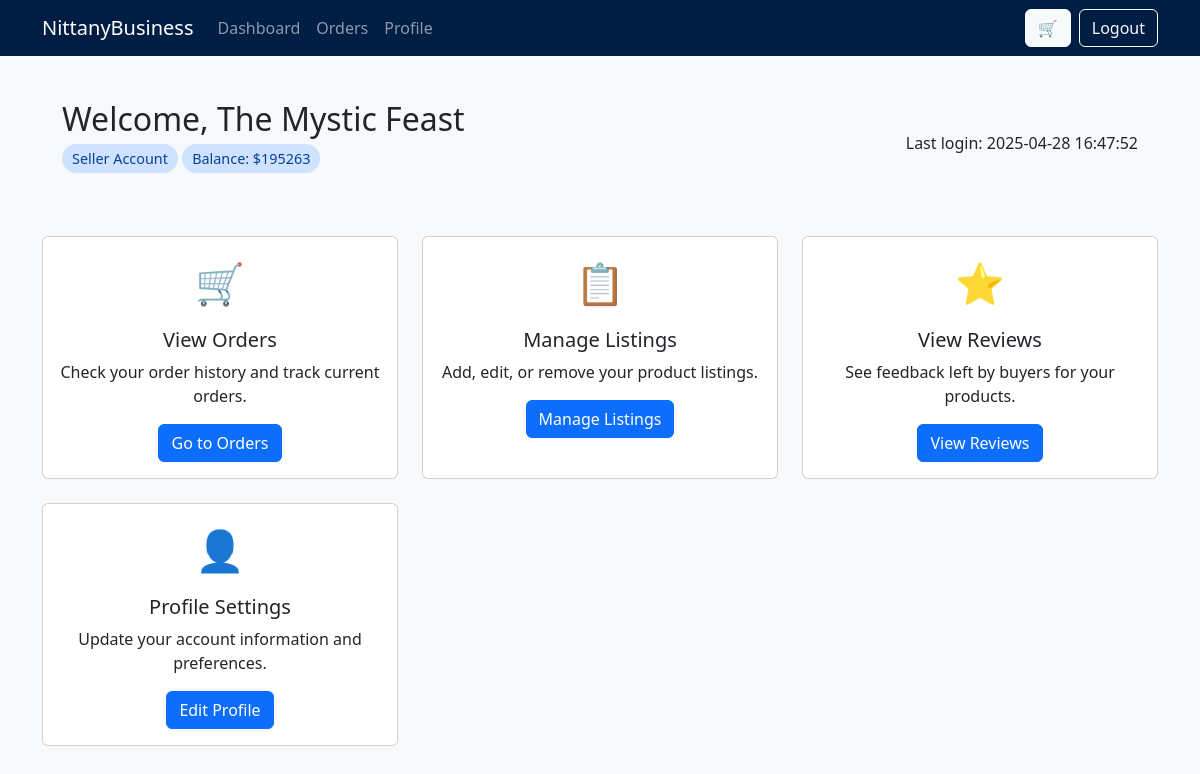
The app's page /dashboard (signed in), older data.
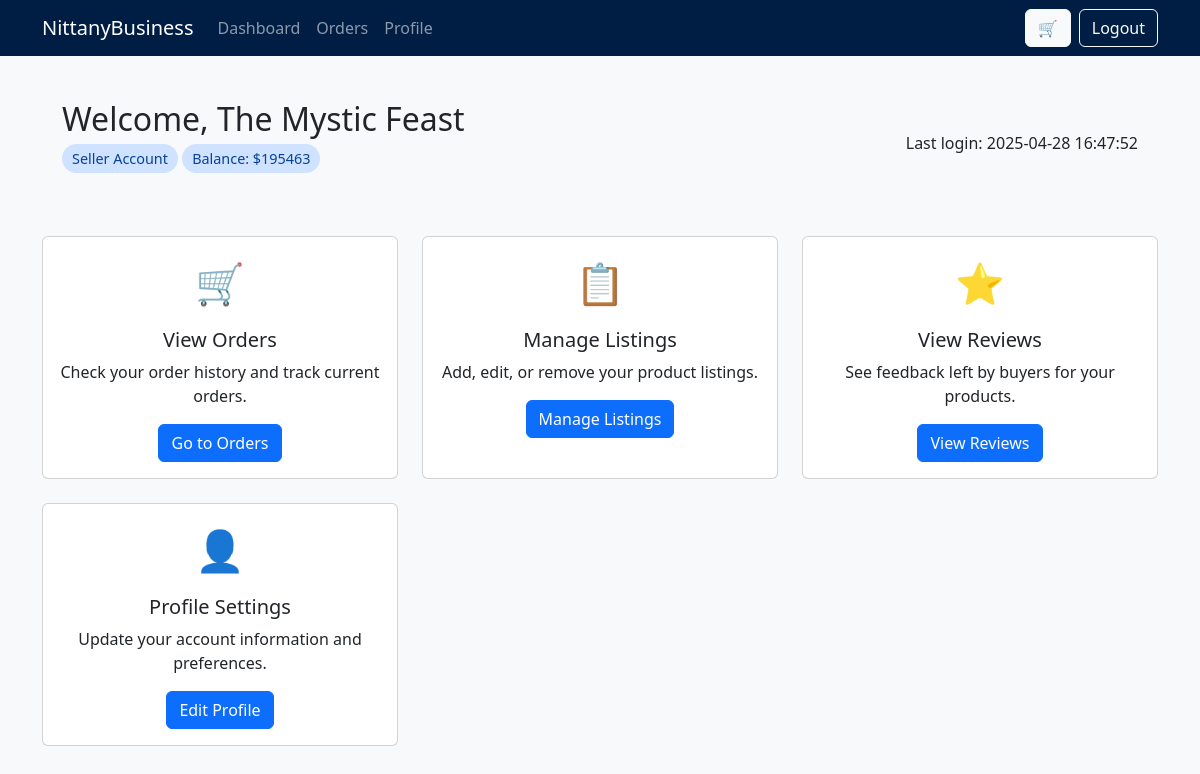
The same page, newer data.
### tables this page shows
CREATE TABLE Sellers (
            email TEXT PRIMARY KEY,
            business_name TEXT NOT NULL,
            business_address_id TEXT NOT NULL,
            bank_routing_number INTEGER NOT NULL,
            bank_account_number INTEGER NOT NULL,
            balance INTEGER NOT NULL,
            FOREIGN KEY (email) REFERENCES Users (email) ON UPDATE CASCADE,
            FOREIGN KEY (business_address_id) REFERENCES Address (address_id)
        );

### V1/nittany-business/app.py (the view)
@app.route('/dashboard')
def dashboard():
    message, success = None, False
    flashed = get_flashed_messages(with_categories=True)
    if flashed:
        success, message = flashed[0]
    if 'user' not in session:
        return redirect(url_for('login'))
    user = session['user']
    if not isinstance(user, dict):
        user = {'name': 'Demo User', 'type': 'buyer', 'last_login': datetime.now().strftime('%Y-%m-%d %H:%M:%S')}
    else:
        user['last_login'] = datetime.now().strftime('%Y-%m-%d %H:%M:%S')
    if (user['type'] == 'Seller'):
        connection = sql.connect(DATABASE)
        cursor = connection.cursor()
        cursor.execute('''
            SELECT (balance)
            FROM Sellers S
            WHERE S.email = ?
            ''', (user['id'],))
        balance = cursor.fetchone()[0]
    else:
        balance = 0
    return render_template('dashboard.html', user=user, message=message, success=success, balance=balance)

### V1/nittany-business/templates/dashboard.html (shortened to what this page needs)
<!DOCTYPE html>
<html lang="en">
<head>
    <link href="https://cdn.jsdelivr.net/npm/bootstrap@5.3.0/dist/css/bootstrap.min.css" rel="stylesheet">
    <link rel="stylesheet" href="{{ url_for('static', filename='css/styles.css') }}">
</head>
<body>
    {% include 'navbar.html' %}
    <div class="container mt-4">
        <div class="user-welcome">
            <div class="d-flex justify-content-between align-items-center">
                <div>
                    <h2>Welcome, {{ user.name }}</h2>
                    <p>
                        {% if user.type == 'Buyer' %}
                        <span class="user-type-badge buyer-badge">Buyer Account</span>
                        {% elif user.type == 'Seller' %}
                        <span class="user-type-badge seller-badge">Seller Account</span>
                        <span class="user-type-badge seller-badge">Balance: ${{ balance }}</span>
                        {% elif user.type == 'Help Desk' %}
                        <span class="user-type-badge helpdesk-badge">HelpDesk Account</span>
                        {% endif %}
                    </p>
                </div>
                <div>
                    <p class="mb-0">Last login: {{ user.last_login }}</p>
                </div>
            </div>
        </div>
        <div class="row row-cols-1 row-cols-md-3 g-4">
            {% if user.type == 'Buyer' or user.type == 'Seller'%}
            <div class="col">
                <div class="card dashboard-card">
                    <div class="card-body text-center">
                        <div class="dashboard-icon">🛒</div>
                        <h5 class="card-title">View Orders</h5>
                        <p class="card-text">Check your order history and track current orders.</p>
                        <a href="{{ url_for('orders') }}" class="btn btn-primary">Go to Orders</a>
                    </div>
                </div>
            </div>
            {% endif %}
            {% if user.type == 'Seller' %}
            <div class="col">
                <div class="card dashboard-card">
                    <div class="card-body text-center">
                        <div class="dashboard-icon">📋</div>
                        <h5 class="card-title">Manage Listings</h5>
                        <p class="card-text">Add, edit, or remove your product listings.</p>
                        <a href="{{ url_for('productListings') }}" class="btn btn-primary">Manage Listings</a>
                    </div>
                </div>
            </div>
            <div class="col">
                <div class="card dashboard-card">
                    <div class="card-body text-center">
                        <div class="dashboard-icon">⭐</div>
                        <h5 class="card-title">View Reviews</h5>
                        <p class="card-text">See feedback left by buyers for your products.</p>
                        <a href="{{ url_for('seller_reviews') }}" class="btn btn-primary">View Reviews</a>
                    </div>
                </div>
            </div>
            {% endif %}
            <div class="col">
                <div class="card dashboard-card">
                    <div class="card-body text-center">
                        <div class="dashboard-icon">👤</div>
                        <h5 class="card-title">Profile Settings</h5>
                        <p class="card-text">Update your account information and preferences.</p>
                        <a href="{{ url_for('profile') }}" class="btn btn-primary">Edit Profile</a>
                    </div>
                </div>
            </div>
        </div>
    </div>
</body>
</html>

Row changes from the older to the newer data that the page shows:
changed Sellers "The Mystic Feast": balance "195263" → "195463"
